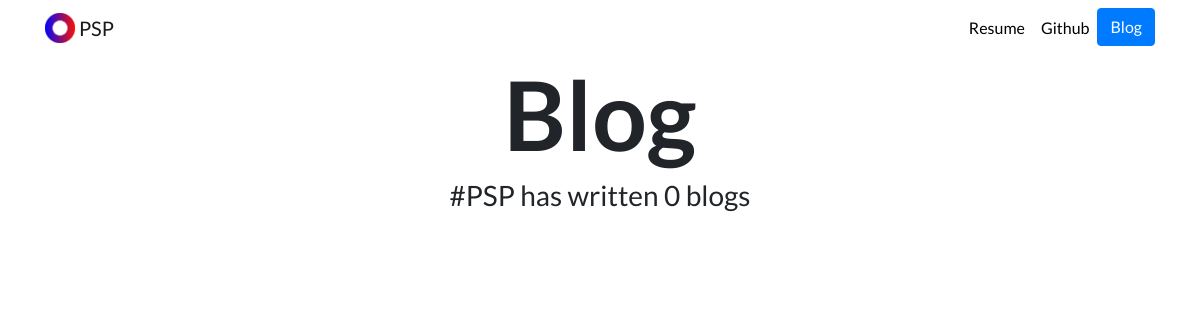
The page /blog/ on the database as committed earlier.
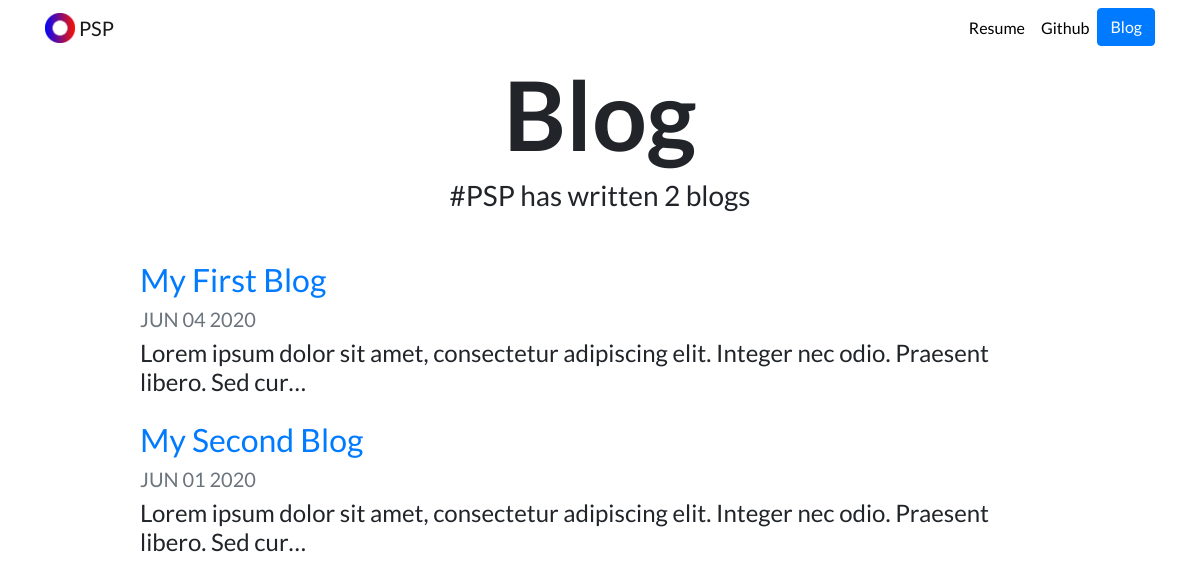
The same page on the database as committed later.
### blog/models.py (models this page shows, shortened)
class Blogs(models.Model):
    title = models.CharField(max_length=100)
    description = models.TextField()
    date = models.DateField()

### blog/views.py (the view)
# urls.py: path('', views.all_blogs, name = 'all_blogs'),
def all_blogs(request):
    blogs = Blogs.objects.order_by('-date')
    return render(request, 'blog/all_blogs.html', {'blogs' : blogs})

### blog/templates/blog/all_blogs.html
{% extends "portfolio/base.html" %}
{% load static %}
{% block content %}
<h1 id="blogtitle" class="font-weight-bold text-center">Blog</h1>
<h3 class="text-center mb-5">#PSP has written {{ blogs.count }} blog{{ blogs.count|pluralize }}</h3>
{% for blog in blogs %}
<div class="row justify-content-center my-3">
  <div class="col-md-10">
    <a href="{% url 'blog:detail' blog.id %}">
      <h2>{{ blog.title }}</h2>
    </a>
    <h5 class="text-muted">{{ blog.date|date:'M d Y'|upper }}</h5>
    <h4>{{ blog.description|striptags|truncatechars:100 }}</h4>
  </div>
</div>
{% endfor %}
{% endblock %}

### portfolio/templates/portfolio/base.html (shortened to what this page needs)
{% load static %}
<!doctype html>
<html lang="en">
<head>
  <link rel="stylesheet" href="https://stackpath.bootstrapcdn.com/bootstrap/4.4.1/css/bootstrap.min.css">
  <link rel="stylesheet" href="{% static "portfolio/custom.css" %}">
</head>
<body>
  <nav id="topNav" class="navbar navbar-expand-md navbar-light">
    <div class="container">
      <a class="navbar-brand" href="{% url 'home' %}">
        <img src="{% static "portfolio/Logo.png" %}" width="30" height="30" class="d-inline-block align-top" alt="Nick's Logo">
        <span>PSP</span>
      </a>
      <div class="collapse navbar-collapse text-center" id="navbarNav">
        <ul class="navbar-nav ml-auto">
          <li class="nav-item">
            <a class="nav-link" href="{% static "portfolio/cv.pdf" %}">Resume</a>
          </li>
          <li class="nav-item">
            <a class="nav-link" href="https://www.linkedin.com/in/nick-walter/" target="_blank">Github</a>
          </li>
          <li>
            <a role="button" href="{% url 'blog:all_blogs' %}" class="btn btn-primary">Blog</a>
          </li>
        </ul>
      </div>
    </div>
  </nav>
  <div class="container">
    {% block content %}{% endblock %}
  </div>
</body>
</html>

### portfolio/static/portfolio/custom.css (style rules this page uses)
.navbar-nav .nav-link { color: rgba(0,0,0,1) !important; }
body { font-family: 'Lato', sans-serif; }
#blogtitle { font-size: 6rem; }

Rows that differ between the two databases and show on the page:
added Blogs: title "My First Blog", date "JUN 04 2020", description "Lorem ipsum dolor sit amet, consectetur adipiscing elit. Integer nec odio. Praesent libero. Sed cur…"
added Blogs: title "My Second Blog", date "JUN 01 2020", description "Lorem ipsum dolor sit amet, consectetur adipiscing elit. Integer nec odio. Praesent libero. Sed cur…"
Other text that changed with them:
{{ blogs.count }}: "0" → "2"
